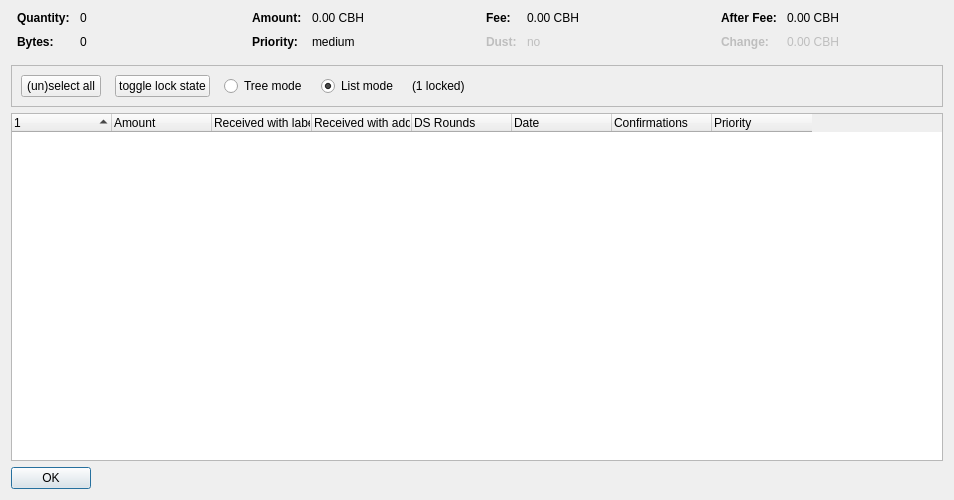
<?xml version="1.0" encoding="UTF-8"?>
<ui version="4.0">
 <class>CoinControlDialog</class>
 <widget class="QDialog" name="CoinControlDialog">
  <property name="geometry">
   <rect>
    <x>0</x>
    <y>0</y>
    <width>954</width>
    <height>500</height>
   </rect>
  </property>
  <property name="windowTitle">
   <string>Coin Selection</string>
  </property>
  <layout class="QVBoxLayout" name="verticalLayout">
   <item>
    <layout class="QHBoxLayout" name="horizontalLayoutTop" stretch="0,0,0,0">
     <property name="topMargin">
      <number>0</number>
     </property>
     <property name="bottomMargin">
      <number>10</number>
     </property>
     <item>
      <layout class="QFormLayout" name="formLayoutCoinControl1">
       <property name="horizontalSpacing">
        <number>10</number>
       </property>
       <property name="verticalSpacing">
        <number>10</number>
       </property>
       <property name="leftMargin">
        <number>6</number>
       </property>
       <property name="rightMargin">
        <number>6</number>
       </property>
       <item row="0" column="0">
        <widget class="QLabel" name="labelCoinControlQuantityText">
         <property name="font">
          <font>
           <weight>75</weight>
           <bold>true</bold>
          </font>
         </property>
         <property name="text">
          <string>Quantity:</string>
         </property>
        </widget>
       </item>
       <item row="0" column="1">
        <widget class="QLabel" name="labelCoinControlQuantity">
         <property name="cursor">
          <cursorShape>IBeamCursor</cursorShape>
         </property>
         <property name="contextMenuPolicy">
          <enum>Qt::ActionsContextMenu</enum>
         </property>
         <property name="text">
          <string notr="true">0</string>
         </property>
         <property name="textInteractionFlags">
          <set>Qt::LinksAccessibleByMouse|Qt::TextSelectableByKeyboard|Qt::TextSelectableByMouse</set>
         </property>
        </widget>
       </item>
       <item row="1" column="0">
        <widget class="QLabel" name="labelCoinControlBytesText">
         <property name="font">
          <font>
           <weight>75</weight>
           <bold>true</bold>
          </font>
         </property>
         <property name="text">
          <string>Bytes:</string>
         </property>
        </widget>
       </item>
       <item row="1" column="1">
        <widget class="QLabel" name="labelCoinControlBytes">
         <property name="cursor">
          <cursorShape>IBeamCursor</cursorShape>
         </property>
         <property name="contextMenuPolicy">
          <enum>Qt::ActionsContextMenu</enum>
         </property>
         <property name="text">
          <string notr="true">0</string>
         </property>
         <property name="textInteractionFlags">
          <set>Qt::LinksAccessibleByMouse|Qt::TextSelectableByKeyboard|Qt::TextSelectableByMouse</set>
         </property>
        </widget>
       </item>
      </layout>
     </item>
     <item>
      <layout class="QFormLayout" name="formLayoutCoinControl2">
       <property name="horizontalSpacing">
        <number>10</number>
       </property>
       <property name="verticalSpacing">
        <number>10</number>
       </property>
       <property name="leftMargin">
        <number>6</number>
       </property>
       <property name="rightMargin">
        <number>6</number>
       </property>
       <item row="0" column="0">
        <widget class="QLabel" name="labelCoinControlAmountText">
         <property name="font">
          <font>
           <weight>75</weight>
           <bold>true</bold>
          </font>
         </property>
         <property name="text">
          <string>Amount:</string>
         </property>
        </widget>
       </item>
       <item row="0" column="1">
        <widget class="QLabel" name="labelCoinControlAmount">
         <property name="cursor">
          <cursorShape>IBeamCursor</cursorShape>
         </property>
         <property name="contextMenuPolicy">
          <enum>Qt::ActionsContextMenu</enum>
         </property>
         <property name="text">
          <string notr="true">0.00 CBH</string>
         </property>
         <property name="textInteractionFlags">
          <set>Qt::LinksAccessibleByMouse|Qt::TextSelectableByKeyboard|Qt::TextSelectableByMouse</set>
         </property>
        </widget>
       </item>
       <item row="1" column="0">
        <widget class="QLabel" name="labelCoinControlPriorityText">
         <property name="font">
          <font>
           <weight>75</weight>
           <bold>true</bold>
          </font>
         </property>
         <property name="text">
          <string>Priority:</string>
         </property>
        </widget>
       </item>
       <item row="1" column="1">
        <widget class="QLabel" name="labelCoinControlPriority">
         <property name="cursor">
          <cursorShape>IBeamCursor</cursorShape>
         </property>
         <property name="contextMenuPolicy">
          <enum>Qt::ActionsContextMenu</enum>
         </property>
         <property name="text">
          <string>medium</string>
         </property>
         <property name="textInteractionFlags">
          <set>Qt::LinksAccessibleByMouse|Qt::TextSelectableByKeyboard|Qt::TextSelectableByMouse</set>
         </property>
        </widget>
       </item>
      </layout>
     </item>
     <item>
      <layout class="QFormLayout" name="formLayoutCoinControl3">
       <property name="horizontalSpacing">
        <number>10</number>
       </property>
       <property name="verticalSpacing">
        <number>10</number>
       </property>
       <property name="leftMargin">
        <number>6</number>
       </property>
       <property name="rightMargin">
        <number>6</number>
       </property>
       <item row="0" column="0">
        <widget class="QLabel" name="labelCoinControlFeeText">
         <property name="font">
          <font>
           <weight>75</weight>
           <bold>true</bold>
          </font>
         </property>
         <property name="text">
          <string>Fee:</string>
         </property>
        </widget>
       </item>
       <item row="0" column="1">
        <widget class="QLabel" name="labelCoinControlFee">
         <property name="cursor">
          <cursorShape>IBeamCursor</cursorShape>
         </property>
         <property name="contextMenuPolicy">
          <enum>Qt::ActionsContextMenu</enum>
         </property>
         <property name="text">
          <string notr="true">0.00 CBH</string>
         </property>
         <property name="textInteractionFlags">
          <set>Qt::LinksAccessibleByMouse|Qt::TextSelectableByKeyboard|Qt::TextSelectableByMouse</set>
         </property>
        </widget>
       </item>
       <item row="1" column="0">
        <widget class="QLabel" name="labelCoinControlLowOutputText">
         <property name="enabled">
          <bool>false</bool>
         </property>
         <property name="font">
          <font>
           <weight>75</weight>
           <bold>true</bold>
          </font>
         </property>
         <property name="text">
          <string>Dust:</string>
         </property>
        </widget>
       </item>
       <item row="1" column="1">
        <widget class="QLabel" name="labelCoinControlLowOutput">
         <property name="enabled">
          <bool>false</bool>
         </property>
         <property name="cursor">
          <cursorShape>IBeamCursor</cursorShape>
         </property>
         <property name="contextMenuPolicy">
          <enum>Qt::ActionsContextMenu</enum>
         </property>
         <property name="text">
          <string>no</string>
         </property>
         <property name="textInteractionFlags">
          <set>Qt::LinksAccessibleByMouse|Qt::TextSelectableByKeyboard|Qt::TextSelectableByMouse</set>
         </property>
        </widget>
       </item>
      </layout>
     </item>
     <item>
      <layout class="QFormLayout" name="formLayoutCoinControl4">
       <property name="horizontalSpacing">
        <number>10</number>
       </property>
       <property name="verticalSpacing">
        <number>10</number>
       </property>
       <property name="leftMargin">
        <number>6</number>
       </property>
       <property name="rightMargin">
        <number>6</number>
       </property>
       <item row="0" column="0">
        <widget class="QLabel" name="labelCoinControlAfterFeeText">
         <property name="font">
          <font>
           <weight>75</weight>
           <bold>true</bold>
          </font>
         </property>
         <property name="text">
          <string>After Fee:</string>
         </property>
        </widget>
       </item>
       <item row="0" column="1">
        <widget class="QLabel" name="labelCoinControlAfterFee">
         <property name="cursor">
          <cursorShape>IBeamCursor</cursorShape>
         </property>
         <property name="contextMenuPolicy">
          <enum>Qt::ActionsContextMenu</enum>
         </property>
         <property name="text">
          <string notr="true">0.00 CBH</string>
         </property>
         <property name="textInteractionFlags">
          <set>Qt::LinksAccessibleByMouse|Qt::TextSelectableByKeyboard|Qt::TextSelectableByMouse</set>
         </property>
        </widget>
       </item>
       <item row="1" column="0">
        <widget class="QLabel" name="labelCoinControlChangeText">
         <property name="enabled">
          <bool>false</bool>
         </property>
         <property name="font">
          <font>
           <weight>75</weight>
           <bold>true</bold>
          </font>
         </property>
         <property name="text">
          <string>Change:</string>
         </property>
        </widget>
       </item>
       <item row="1" column="1">
        <widget class="QLabel" name="labelCoinControlChange">
         <property name="enabled">
          <bool>false</bool>
         </property>
         <property name="cursor">
          <cursorShape>IBeamCursor</cursorShape>
         </property>
         <property name="contextMenuPolicy">
          <enum>Qt::ActionsContextMenu</enum>
         </property>
         <property name="text">
          <string notr="true">0.00 CBH</string>
         </property>
         <property name="textInteractionFlags">
          <set>Qt::LinksAccessibleByMouse|Qt::TextSelectableByKeyboard|Qt::TextSelectableByMouse</set>
         </property>
        </widget>
       </item>
      </layout>
     </item>
    </layout>
   </item>
   <item>
    <widget class="QFrame" name="frame">
     <property name="minimumSize">
      <size>
       <width>0</width>
       <height>40</height>
      </size>
     </property>
     <property name="frameShape">
      <enum>QFrame::StyledPanel</enum>
     </property>
     <property name="frameShadow">
      <enum>QFrame::Sunken</enum>
     </property>
     <layout class="QHBoxLayout" name="horizontalLayout">
      <item>
       <layout class="QHBoxLayout" name="horizontalLayoutPanel" stretch="0,0,0,0,0,0">
        <property name="spacing">
         <number>14</number>
        </property>
        <item>
         <widget class="QPushButton" name="pushButtonSelectAll">
          <property name="sizePolicy">
           <sizepolicy hsizetype="Maximum" vsizetype="Fixed">
            <horstretch>0</horstretch>
            <verstretch>0</verstretch>
           </sizepolicy>
          </property>
          <property name="text">
           <string>(un)select all</string>
          </property>
          <property name="autoDefault">
           <bool>false</bool>
          </property>
         </widget>
        </item>
        <item>
         <widget class="QPushButton" name="pushButtonToggleLock">
          <property name="sizePolicy">
           <sizepolicy hsizetype="Maximum" vsizetype="Fixed">
            <horstretch>0</horstretch>
            <verstretch>0</verstretch>
           </sizepolicy>
          </property>
          <property name="text">
           <string>toggle lock state</string>
          </property>
          <property name="autoDefault">
           <bool>false</bool>
          </property>
         </widget>
        </item>
        <item>
         <widget class="QRadioButton" name="radioTreeMode">
          <property name="sizePolicy">
           <sizepolicy hsizetype="Maximum" vsizetype="Fixed">
            <horstretch>0</horstretch>
            <verstretch>0</verstretch>
           </sizepolicy>
          </property>
          <property name="text">
           <string>Tree mode</string>
          </property>
         </widget>
        </item>
        <item>
         <widget class="QRadioButton" name="radioListMode">
          <property name="sizePolicy">
           <sizepolicy hsizetype="Maximum" vsizetype="Fixed">
            <horstretch>0</horstretch>
            <verstretch>0</verstretch>
           </sizepolicy>
          </property>
          <property name="text">
           <string>List mode</string>
          </property>
          <property name="checked">
           <bool>true</bool>
          </property>
         </widget>
        </item>
        <item>
         <widget class="QLabel" name="labelLocked">
          <property name="text">
           <string>(1 locked)</string>
          </property>
         </widget>
        </item>
        <item>
         <spacer name="horizontalSpacer">
          <property name="orientation">
           <enum>Qt::Horizontal</enum>
          </property>
          <property name="sizeHint" stdset="0">
           <size>
            <width>40</width>
            <height>20</height>
           </size>
          </property>
         </spacer>
        </item>
       </layout>
      </item>
     </layout>
    </widget>
   </item>
   <item>
    <widget class="CoinControlTreeWidget" name="treeWidget">
     <property name="contextMenuPolicy">
      <enum>Qt::CustomContextMenu</enum>
     </property>
     <property name="sortingEnabled">
      <bool>false</bool>
     </property>
     <property name="columnCount">
      <number>8</number>
     </property>
     <attribute name="headerShowSortIndicator" stdset="0">
      <bool>true</bool>
     </attribute>
     <attribute name="headerStretchLastSection">
      <bool>false</bool>
     </attribute>
     <column>
      <property name="text">
       <string/>
      </property>
     </column>
     <column>
      <property name="text">
       <string>Amount</string>
      </property>
     </column>
     <column>
      <property name="text">
       <string>Received with label</string>
      </property>
     </column>
     <column>
      <property name="text">
       <string>Received with address</string>
      </property>
     </column>
     <column>
      <property name="text">
       <string>DS Rounds</string>
      </property>
     </column>
     <column>
      <property name="text">
       <string>Date</string>
      </property>
     </column>
     <column>
      <property name="text">
       <string>Confirmations</string>
      </property>
      <property name="toolTip">
       <string>Confirmed</string>
      </property>
     </column>
     <column>
      <property name="text">
       <string>Priority</string>
      </property>
     </column>
    </widget>
   </item>
   <item>
    <widget class="QDialogButtonBox" name="buttonBox">
     <property name="sizePolicy">
      <sizepolicy hsizetype="Maximum" vsizetype="Fixed">
       <horstretch>0</horstretch>
       <verstretch>0</verstretch>
      </sizepolicy>
     </property>
     <property name="orientation">
      <enum>Qt::Horizontal</enum>
     </property>
     <property name="standardButtons">
      <set>QDialogButtonBox::Ok</set>
     </property>
    </widget>
   </item>
  </layout>
 </widget>
 <customwidgets>
  <customwidget>
   <class>CoinControlTreeWidget</class>
   <extends>QTreeWidget</extends>
   <header>coincontroltreewidget.h</header>
  </customwidget>
 </customwidgets>
 <resources/>
 <connections/>
</ui>
